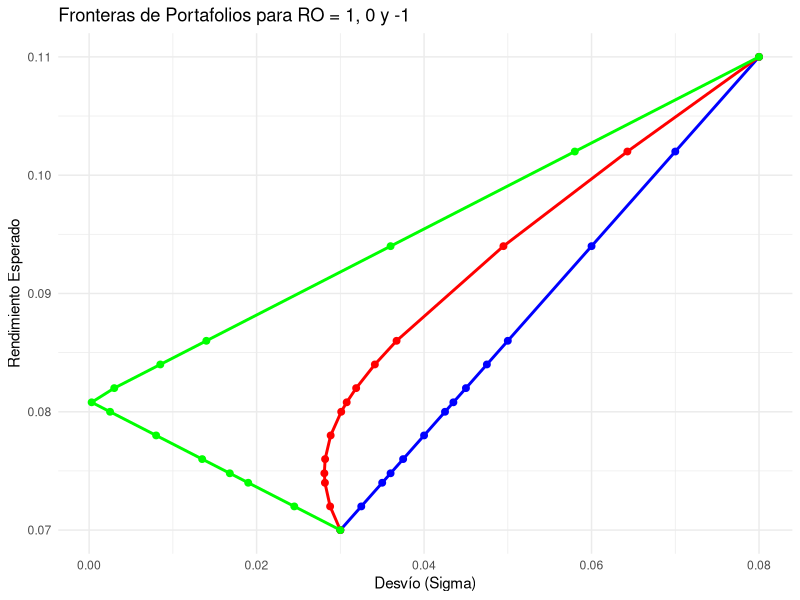

The R source for this figure:
## ---- chunk 1
rm(list = ls())
graphics.off()

## ---- chunk 2
library (tidyverse)
library(knitr)
#library (purrr)
library (ggplot2)
#library (tidyr)
#library (quantmod)
library(flextable)
## ---- chunk 3
Activo1 <- c(0.07, 0.03) # Rendimiento y desvío est.
Activo2 <- c(0.11, 0.08) 

#Ponderaciones
Pond1 <- c(0, 0.2, .4, .6, .65, .7, .73, .75, .8, .85, .88, .9, .95, 1)
Pond2 <- c(1-Pond1)

#Correlaciones           
RO <- c(1, -1, 0)
## ---- chunk 4
Rendimento <- Pond1 * Activo1[1] + Pond2 * Activo2[1]
## ---- chunk 5
# Iniciar lista para almacenar los desvíos del portafolio
SigmaPort <- list()

#Función para calcular los sigma por cada Ro
for (variantes in RO) {
  AuxSigmaPort <- Pond1^2 * Activo1[2]^2 + Pond2^2 * Activo2[2]^2 +
    2 * variantes * Pond1 * Pond2 * Activo1[2] * Activo2[2]
  
# Guardar el resultado en la lista SigmaPort
# paste0 es un texto con un espacio en el medio (Ej RO -1 en vez de RO-1)
  
SigmaPort[[paste0("RO: ", variantes)]] <- sqrt(AuxSigmaPort)
}

## ---- chunk 6
# Crear un DataFrame con los resultados de rendimiento
Resultados <- data.frame(Pond1 = Pond1, Rendimiento = Rendimento)


# Agregar los desvíos (SgimaPort) calculados para cada RO
for (n in RO) {
  Resultados[[paste0("RO: ", n)]] <- SigmaPort[[paste0("RO: ", n)]]
}

# Formatear números con 2 decimales para la tabla, manteniendo los valores como texto
Resultados <- Resultados %>%
  mutate(across(where(is.numeric), ~ format(round(.x, 2), nsmall = 2)))

# Crear tabla formateada con flextable
TablaResultados <- Resultados %>%
  flextable() %>%
  set_caption("Medidas del Portafolio") %>%
  autofit() %>%  # Ajusta ancho automático de columnas
  theme_booktabs() %>%  # Más prolijo que theme_vanilla
  fontsize(size = 10, part = "all") %>%
  align(align = "center", part = "all")

# Mostrar la tabla
TablaResultados
## ---- chunk 7
# Crear un DataFrame para el gráfico, incluyendo todos los puntos para cada RO
ResultadosGrafico <- expand.grid(Pond1 = Pond1, RO = RO) %>%
  mutate(Pond2 = 1 - Pond1) %>%
  mutate(
    Rendimiento = Pond1 * Activo1[1] + Pond2 * Activo2[1],
    Sigma = sqrt(Pond1^2 * Activo1[2]^2 + Pond2^2 * Activo2[2]^2 + 
                   2 * RO * Pond1 * Pond2 * Activo1[2] * Activo2[2])
  )

# Filtrar y ordenar los datos para RO = 1, 0 y -1
ResultadosRo1 <- ResultadosGrafico %>%
  filter(RO == 1) %>%
  arrange(Pond1)

ResultadosRo0 <- ResultadosGrafico %>%
  filter(RO == 0) %>%
  arrange(Pond1)

ResultadosRoMenos1 <- ResultadosGrafico %>%
  filter(RO == -1) %>%
  arrange(Pond1)

# Crear gráfico con líneas iterativas para los tres casos de RO
ggplot() +
  # Añadir la curva para RO = 1
  geom_segment(data = ResultadosRo1, 
               aes(x = Sigma, y = Rendimiento, xend = lead(Sigma), yend = lead(Rendimiento)),
               color = "blue", size = 1) +
  geom_point(data = ResultadosRo1, aes(x = Sigma, y = Rendimiento), color = "blue", size = 2) +
  
  # Añadir la curva para RO = 0
  geom_segment(data = ResultadosRo0, 
               aes(x = Sigma, y = Rendimiento, xend = lead(Sigma), yend = lead(Rendimiento)),
               color = "red", size = 1) +
  geom_point(data = ResultadosRo0, aes(x = Sigma, y = Rendimiento), color = "red", size = 2) +
  
  # Añadir la curva para RO = -1
  geom_segment(data = ResultadosRoMenos1, 
               aes(x = Sigma, y = Rendimiento, xend = lead(Sigma), yend = lead(Rendimiento)),
               color = "green", size = 1) +
  geom_point(data = ResultadosRoMenos1, aes(x = Sigma, y = Rendimiento), color = "green", size = 2) +
  
  labs(title = "Fronteras de Portafolios para RO = 1, 0 y -1",
       x = "Desvío (Sigma)",
       y = "Rendimiento Esperado") +
  theme_minimal()
